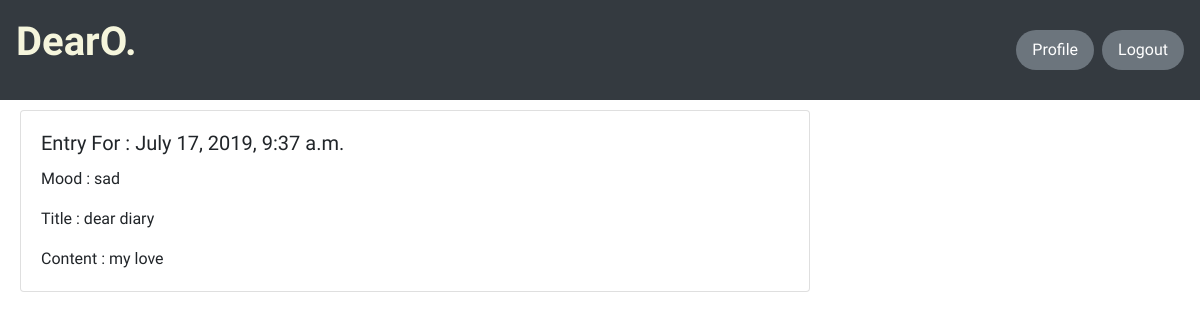
The app's page /description/2/ with its own data.
### diary/models.py (models this page shows, shortened)
class Entry(models.Model):
    author = models.ForeignKey(User , on_delete=models.CASCADE)
    text = models.TextField()
    title = models.TextField()
    mood = models.CharField(max_length = 100)
    date_posted = models.DateTimeField(auto_now_add=True)
    class Meta:
        verbose_name_plural = 'Entries'

### diary/views.py (the view)
# urls.py: path('description/<int:pk>/', EntryDetailView.as_view() , name = 'description'),
class EntryDetailView(DetailView):
    model = Entry

### diary/templates/diary/entry_detail.html (shortened to what this page needs)
{% load static %}
<!doctype html>
<html lang="en">
  <head>
    <link rel="stylesheet" href="{% static 'diary/base.css'%}">
    <link rel="stylesheet" href="https://stackpath.bootstrapcdn.com/bootstrap/4.3.1/css/bootstrap.min.css">
  </head>
  <body>
    <nav class="navbar navbar-dark bg-dark py-2 navi">
      <p class="font-weight-bold py-1" style="color:beige;font-size: 40px;text-align: center">DearO.</p>
      <ul class="nav justify-content-end">
        <li class="nav-item">
          <a class="nav-link btn-secondary rounded-pill mr-2" href="/profile">Profile</a>
        </li>
        <li class="nav-item">
          <a class="nav-link btn-secondary rounded-pill" href="/logout">Logout</a>
        </li>
    </ul>
</nav>
<div class="row">
        <div class="col-sm-8">
          <div class="card w-100">
            <div class="card-body">
              <h5 class="card-title">Entry For : {{object.date_posted}}</h5>
              <p class="card-text">Mood : {{object.mood}}</p>
              <p class="card-text">Title : {{object.title}}</p>
              <p class="card-text">Content : {{object.text}}</p>
            </div>
        </div>
    </div>
            </div>
</body>
</html>

### diary/static/diary/base.css (style rules this page uses)
* { margin: 0; padding: 0; text-decoration: none; font-family:'Inconsolata', monospace }
.card { margin-top: 10px ; margin-left : 20px; }

### records on screen
Entry: date_posted "July 17, 2019, 9:37 a.m.", mood "sad", title "dear diary", text "my love"
